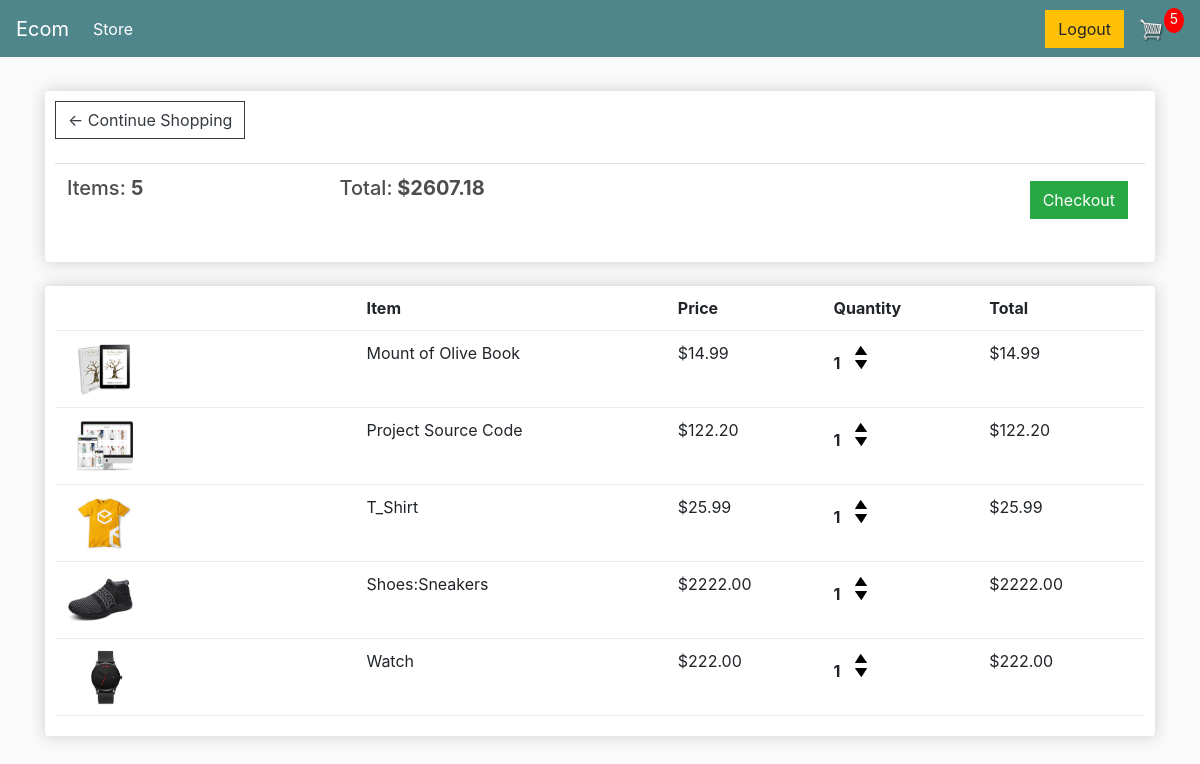
The app's page /cart/ (signed in) with its own data.
### store/models.py (models this page shows, shortened)
class Order(models.Model):
  customer=models.ForeignKey(Customer,on_delete=models.SET_NULL,null=True,blank=True)
  date_ordered=models.DateTimeField(auto_now_add=True)
  complete=models.BooleanField(default=False)
  transaction_id=models.CharField(max_length=100,null=True)
  @property
  def get_cart_total(self):
    orderitems=self.orderitem_set.all()
    total=sum([item.get_total for item in orderitems ])
    return total
  @property
  def get_cart_items(self):
    orderitems=self.orderitem_set.all()
    total=sum([item.quantity for item in orderitems ])
    return total

class OrderItem(models.Model):
  product=models.ForeignKey(Product,on_delete=models.SET_NULL,blank=True,null=True)
  order=models.ForeignKey(Order,on_delete=models.SET_NULL,blank=True,null=True)
  quantity=models.IntegerField(default=0,null=True,blank=True)
  date_added=models.DateTimeField(auto_now_add=True)
  @property
  def get_total(self):
    total=self.product.price*self.quantity
    return total

class Product(models.Model):
  name=models.CharField(max_length=200)
  price=models.FloatField()
  digital=models.BooleanField(default=False,null=True,blank=True)
  image=models.ImageField(null=True,blank=True)

### store/views.py (the view)
# urls.py: path('cart/', views.cart, name="cart"),
def cart(request):
	if request.user.is_authenticated:
		customer= request.user.customer
		order,created=Order.objects.get_or_create(customer=customer,complete=False)
		items= order.orderitem_set.all()
		cartItems=order.get_cart_items
	else:
		items=[]
		order={'get_cart_total':0,'get_cart_items':0}
		cartItems = order['get_cart_items']
	context={'items':items,'order':order,'cartItems':cartItems}
	return render(request, 'store/cart.html', context)

### store/templates/store/Cart.html
{% extends 'store/main.html' %}
{% load static %}
{% block content %}
	<div class="row">
		<div class="col-lg-12">
			<div class="box-element">
				<a  class="btn btn-outline-dark" href="{% url 'store' %}">&#x2190; Continue Shopping</a>
				<br>
				<br>
				<table class="table">
					<tr>
						<th><h5>Items: <strong>{{order.get_cart_items}}</strong></h5></th>
						<th><h5>Total:<strong> ${{order.get_cart_total|floatformat:2}}</strong></h5></th>
						<th>
							<a  style="float:right; margin:5px;" class="btn btn-success" href="{% url 'checkout' %}">Checkout</a>
						</th>
					</tr>
				</table>
			</div>
			<br>
			<div class="box-element">
				<div class="cart-row">
					<div style="flex:2"></div>
					<div style="flex:2"><strong>Item</strong></div>
					<div style="flex:1"><strong>Price</strong></div>
					<div style="flex:1"><strong>Quantity</strong></div>
					<div style="flex:1"><strong>Total</strong></div>
				</div>
				{% for item in items %}
				<div class="cart-row">
					<div style="flex:2"><img class="row-image" src="{{item.product.image.url}}"></div>
					<div style="flex:2"><p>{{item.product.name}}</p></div>
					<div style="flex:1"><p>${{item.product.price|floatformat:2}}</p></div>
					<div style="flex:1">
						<p class="quantity">{{item.quantity}}</p>
						<div class="quantity">
							<img data-product="{{item.product.id}}" data-action="add" class="chg-quantity update-cart" src="{% static  'images/arrow_up.png' %}">
							<img data-product="{{item.product.id}}" data-action="remove" class="chg-quantity update-cart" src="{% static  'images/arrow_down.png' %}">
						</div>
					</div>
					<div style="flex:1"><p>${{item.get_total|floatformat:2}}</p></div>
				</div>
				{% endfor %}
			</div>
		</div>
	</div>
{% endblock content %}

### static/css/main.css (style rules this page uses)
body { background-color: hsl(0, 0%, 98%); }
h1,h2,h3,h4,h5,h6 { color:hsl(0, 0%, 30%); }
.box-element { box-shadow:hsl(0, 0%, 80%) 0 0 16px; background-color: #fff; border-radius: 4px; padding: 10px; }
.col-lg-4, .col-lg-6, .col-lg-8, .col-lg-12 { margin-top: 10px; }
.btn { border-radius: 0; }
.row-image { width: 100px; }
.cart-row { display: flex; align-items: flex-stretch; padding-bottom: 10px; margin-bottom: 10px; border-bottom: 1px solid #ececec; }
.quantity { display: inline-block; font-weight: 700; padding-right:10px; }
.chg-quantity { width: 12px; cursor: pointer; display: block; margin-top: 5px; transition:.1s; }

### records on screen
Order: get_cart_items "5", get_cart_total "2607.18"
OrderItem: product.image (picture), product.name "Mount of Olive Book", product.price "14.99", quantity "1", get_total "14.99"
OrderItem: product.image (picture), product.name "Project Source Code", product.price "122.20", quantity "1", get_total "122.20"
OrderItem: product.image (picture), product.name "T_Shirt", product.price "25.99", quantity "1", get_total "25.99"
OrderItem: product.image (picture), product.name "Shoes:Sneakers", product.price "2222.00", quantity "1", get_total "2222.00"
OrderItem: product.image (picture), product.name "Watch", product.price "222.00", quantity "1", get_total "222.00"

### other values on screen
{{ cartItems }} "5"
